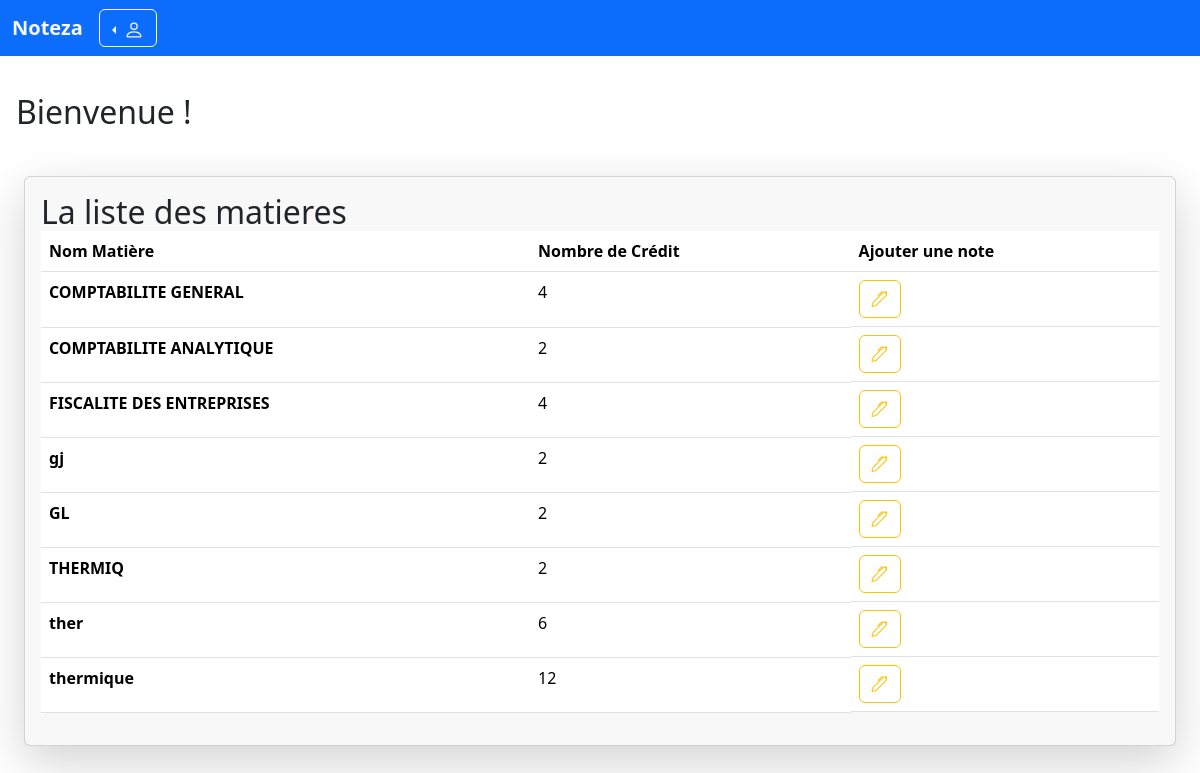
Screenshot of /dashbordteacher.php?iduser=7 (signed in) with the database file from the repository.
### tables this page shows
CREATE TABLE `matiere` (
  `idmatiere` int(11) NOT NULL,
  `iduser` int(11) NOT NULL,
  `nommatiere` char(32) DEFAULT NULL,
  `nbrecreditmatiere` char(32) DEFAULT NULL
);

### models/matiere.php (called while the page is built, shortened)
<?php
class Matiere {
    public function getallmatierebyteacher($conn,$id) {
        $req = $conn ->prepare("SELECT * FROM matiere WHERE iduser = :iduser");
        $req -> bindParam(':iduser', $id);
        $req -> execute();
        return $req->fetchAll();
    }
}
?>

### dashbordteacher.php (the view, shortened to what this page needs)
<?php
    require_once 'models/filiere.php';
    require_once 'models/matiere.php';
    $matiere = new Matiere();
    $idteacher = $_GET['iduser'];
    $allmatiere = $matiere ->getallmatierebyteacher($conn,$idteacher);
    $rowcount = count($allmatiere);
    require_once ('layouts/navbar.php');
?>
<div class="card-header py-3 border-0 px-3">
    <div class="row">
        <div class="col-md-6">
            <div class="fs-2 heading m-0 d-inline-block">
                <?php if (isset($_SESSION["nom_enseignant"]) && isset($_SESSION["prenom_enseignant"])) { ?>
                    Bienvenue, <?= htmlspecialchars($_SESSION["prenom_enseignant"]) . ' ' . htmlspecialchars($_SESSION["nom_enseignant"]) ?> !
                    <a class="btn btn-outline-primary ms-3" href="listteacher.php">Gérer les notes</a>
                <?php } else { ?>
                    Bienvenue !
                <?php } ?>
            </div>
        </div>
    </div>
</div>
<div class="col-xl-12 px-4  my-4">
<div class="shadow-lg card">
    <div class="card-header py-3 border-0 px-3">
        <h2 class="heading m-0 mr-5 ">La liste des matieres
        </h2>
<div class="table-responsive">
<table class="table " style="padding-left:4px">
    <thead>
        <tr>
            <th scope="col">Nom Matière</th>
            <th scope="col">Nombre de Crédit</th>
            <th scope="col">Ajouter une note </th>
        </tr>
    </thead>
    <?php
        if ($rowcount > 0) {
            foreach ( $allmatiere as $key) {
            ?>
        <tr>
            <th scope="row"><?=$key['nommatiere']?></th>
            <td scope="row"><?=$key['nbrecreditmatiere']?></td>
            <td scope="row" class="d-flex">
               <a href="add_note.php?idmatiere=<?=$key['idmatiere']?>&iduser=<?=$_GET['iduser']?>" class="btn btn-outline-warning"><i class="bi bi-pen"></i></a>
            </td>
        </tr>
  <?php
 }}else {
echo "<tr><td colspan='3'>Aucun résultat trouvé</td></tr>";
}
?></table>
</div>
 </div>

### rows the page displays
matiere: nommatiere "COMPTABILITE GENERAL", nbrecreditmatiere "4"
matiere: nommatiere "COMPTABILITE ANALYTIQUE", nbrecreditmatiere "2"
matiere: nommatiere "FISCALITE DES ENTREPRISES", nbrecreditmatiere "4"
matiere: nommatiere "gj", nbrecreditmatiere "2"
matiere: nommatiere "GL", nbrecreditmatiere "2"
matiere: nommatiere "THERMIQ", nbrecreditmatiere "2"
matiere: nommatiere "ther", nbrecreditmatiere "6"
matiere: nommatiere "thermique", nbrecreditmatiere "12"
